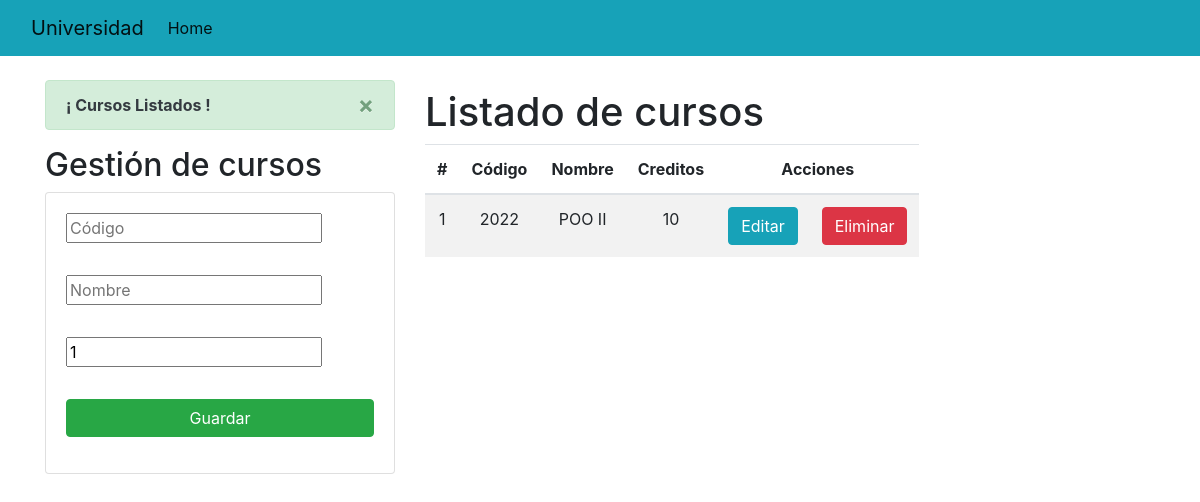
Before: / with the older database file.
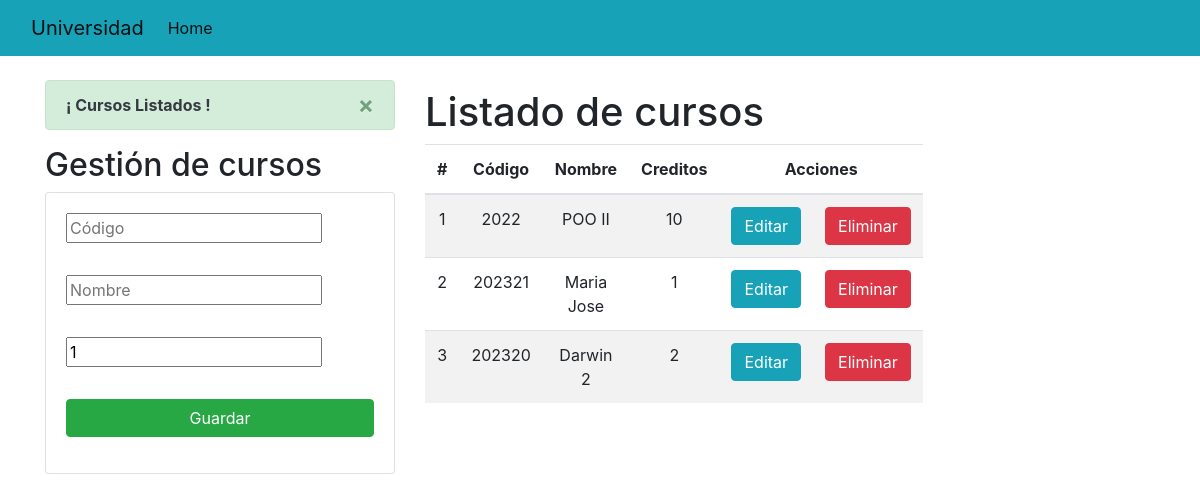
After: the same page with the newer database file.
### aplicaciones/academico/models.py (models this page shows, shortened)
class Curso(models.Model):
    codigo = models.CharField(primary_key=True, max_length=6)
    nombre = models.CharField(max_length=50)
    creditos = models.PositiveSmallIntegerField()

### aplicaciones/academico/views.py (the view)
# urls.py: path('', views.home, name='home'),
def home(request):
    cursos = Curso.objects.all()
    messages.success(request, '¡ Cursos Listados !')
    return render(request, 'gestionCursos.html', {'cursos': cursos})

### aplicaciones/academico/templates/gestionCursos.html (shortened to what this page needs)
{% extends './base.html'%}
{% block body %}
<div class="row">
    <div class="col-sm-12 col-md-6 col-lg-4 col-xl-4">
        {% if messages %}
            {% for message in messages %}
                {% if message.tags == 'success' %}
                    <div class="alert alert-dismissible alert-success">
                        <button type="button" class="close" data-bs-dismiss="alert" aria-label="Close">&times;</button>
                        <strong class="text-dark">{{message}}</strong>
                    </div>
                {% else %}
                    <div class="alert alert-dismissible alert-danger">
                        <button type="button" class="close" data-bs-dismiss="alert" aria-label="Close">&times;</button>
                        <strong class="text-dark">{{message}}</strong>
                    </div>
                {% endif%}
            {% endfor %}
        {% endif%}
        <h2>Gestión de cursos</h2>
        <div class="card">
            <div class="card-body">
                <form action="/registrarCurso" method="POST">{% csrf_token %}
                    <div class="form-group">
                        <input type="text" id="codigo" name="codigo" class="form-group" placeholder="Código" minlength="6" maxlength="6" required>
                    </div>
                    <div class="form-group">
                        <input type="text" id="nombre" name="nombre" class="form-group" placeholder="Nombre" maxlength="50" required>
                    </div>
                    <div class="form-group">
                        <input type="number" id="creditos" name="creditos" class="form-group" minlength="1" maxlength="9" value ="1" required>
                    </div>
                    <div class="form-group">
                        <button type="submit" id=""class="btn btn-success btn-block text-white">Guardar</button>
                    </div>
                </form>
            </div>
        </div>
    </div>
    <div class="col-sm-12 col-md-6 col-lg-4 col-xl-4">
        <div class="table py-2">
            <h1>Listado de cursos</h1>
            <table class="table table-striped">
                <thead>
                    <tr>
                        <th>#</th>
                        <th>Código</th>
                        <th>Nombre</th>
                        <th>Creditos</th>
                        <th colspan="2">Acciones</th>
                    </tr>
                </thead>
                <tbody>
                    {%for curso in cursos %}
                     <tr>
                         <td>{{forloop.counter}}</td>
                         <td>{{curso.codigo}}</td>
                         <td>{{curso.nombre}}</td>
                         <td>{{curso.creditos}}</td>
                         <td><a href="editarCurso/{{curso.codigo}}" class="btn btn-info btnEditar">Editar</a></td>
                         <td><a href="eliminarCurso/{{curso.codigo}}" class="btn btn-danger btnEliminar">Eliminar</a></td>
                    </tr>
                    {% endfor %}
                </tbody>
            </table>
        </div>
    </div>
</div>
{% endblock %}

### aplicaciones/academico/templates/base.html (shortened to what this page needs)
<!DOCTYPE html>
<html lang="en">
<head>
  {% load static %}
    <link rel="stylesheet" href="https://cdn.jsdelivr.net/npm/bootstrap@4.5.3/dist/css/bootstrap.min.css"
>
    <link rel="stylesheet" href="{% static 'css/gestionCursos.css' %}">
</head>
<body>
    <nav class="navbar navbar-expand-lg navbar-light bg-info">
        <div class="container-fluid">
          <a class="navbar-brand" href="#">Universidad</a>
          <div class="collapse navbar-collapse" id="navbarNav">
            <ul class="navbar-nav">
              <li class="nav-item">
                <a class="nav-link active" aria-current="page" href="{% url 'home' %}">Home</a>
              </li>
            </ul>
          </div>
        </div>
      </nav>
      <div class="container py-4">
        {% block body %}
        {% endblock%}
      </div>
</body>
</html>

### aplicaciones/academico/static/css/gestionCursos.css (style rules this page uses)
th, td { text-align: center; vertical-align: middle; }

Changed rows visible on the page:
added Curso: codigo "202321", nombre "Maria Jose", creditos "1"
added Curso: codigo "202320", nombre "Darwin 2", creditos "2"
